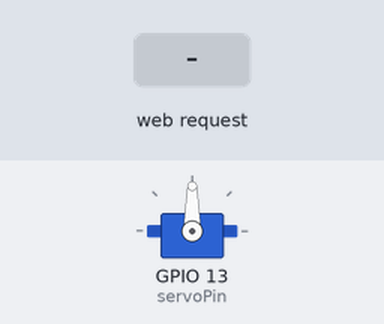
This sketch was run on a simulated ESP32. Shown: servo. Inputs (shaded band) come from the test bench. WiFi joins after 1.5 s; servers stay silent unless stated; what the sketch prints to the serial monitor is not drawn.

Above: at 2.7 s.
2.8 s: HTTP request GET /?value= received
At 3.2 s:
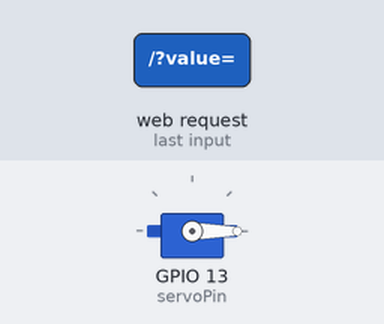
Timing chart, 0 to 5.8 s (numbered marks = the images above; inputs shaded):
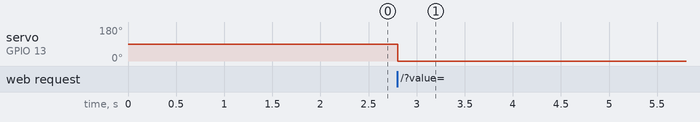

The sketch:

servo-controller.ino
```cpp
// From https://randomnerdtutorials.com/esp32-servo-motor-web-server-arduino-ide/

#include <WiFi.h>
#include <ESP32Servo.h>

Servo servo;

static const int servoPin = 13; // PWM pin

const char *SSID = "iPhoneDeYuji";
const char *PASSWORD = "startagaiN";

// Set the web server port number to 80
WiFiServer server(80);

// Variable to store the HTTP request
String requestHeader;

// Decode HTTP GET value
String valueString = String(5);
int pos1 = 0;
int pos2 = 0;

void setup()
{
    Serial.begin(115200);
    servo.attach(servoPin);

    // Connect to the WiFi network
    Serial.println(String("Connecting to ") + SSID);
    WiFi.begin(SSID, PASSWORD);
    while (WiFi.status() != WL_CONNECTED)
    {
        delay(500);
        Serial.print(".");
    }
    // Print local IP address and start the web server
    Serial.println("\nWiFi connected.");
    Serial.print("IP Address: ");
    Serial.println(WiFi.localIP());
    server.begin();
}

void loop()
{
    WiFiClient client = server.available(); // Listen for incoming clients

    if (client)
    {
        Serial.println("New Client.");
        String currentLine = "";
        while (client.connected())
        {
            if (client.available())
            {                           // If there is bytes to read from the client
                char c = client.read(); // read a byte
                requestHeader += c;
                if (c == '\n')
                {
                    if (currentLine.length() == 0)
                    {
                        client.println("HTTP/1.1 200 OK");
                        client.println("Content-type:text/html");
                        client.println("Connection: close");
                        client.println();

                        /// Display the HTML web page
                        client.println("<!DOCTYPE html><html>");
                        client.println("<head><meta name=\"viewport\" content=\"width=device-width, initial-scale=1\">");
                        client.println("<link rel=\"icon\" href=\"data:,\">");
                        // CSS to style the on/off buttons
                        // Feel free to change the background-color and font-size attributes to fit your preferences
                        client.println("<style>body { text-align: center; font-family: \"Trebuchet MS\", Arial; margin-left:auto; margin-right:auto;}");
                        client.println(".slider { width: 300px; }</style>");
                        client.println("<script src=\"https://ajax.googleapis.com/ajax/libs/jquery/3.3.1/jquery.min.js\"></script>");

                        // Web Page
                        client.println("</head><body><h1>ESP32 with Servo</h1>");
                        client.println("<p>Position: <span id=\"servoPos\"></span></p>");
                        client.println("<input type=\"range\" min=\"0\" max=\"180\" class=\"slider\" id=\"servoSlider\" onchange=\"servo(this.value)\" value=\"" + valueString + "\"/>");

                        client.println("<script>var slider = document.getElementById(\"servoSlider\");");
                        client.println("var servoP = document.getElementById(\"servoPos\"); servoP.innerHTML = slider.value;");
                        client.println("slider.oninput = function() { slider.value = this.value; servoP.innerHTML = this.value; }");
                        client.println("$.ajaxSetup({timeout:1000}); function servo(pos) { ");
                        client.println("$.get(\"/?value=\" + pos + \"&\"); {Connection: close};}</script>");

                        client.println("</body></html>");

                        if (requestHeader.indexOf("GET /?value=") >= 0)
                        {
                            pos1 = requestHeader.indexOf('=');
                            pos2 = requestHeader.indexOf('&');
                            valueString = requestHeader.substring(pos1 + 1, pos2);

                            // Rotate the servo
                            servo.write(valueString.toInt());
                            Serial.println(valueString);
                        }
                        client.println();
                        break;
                    }
                    else
                    { // When you get a newline, clear currentLine
                        currentLine = "";
                    }
                }
                else if (c != '\r')
                {
                    currentLine += c;
                }
            }
        }
        requestHeader = "";
        client.stop();
        Serial.println("Client disconnected.");
        Serial.println("");
    }
}
```

Measured:
- after the input at 2.8 s, servo on GPIO 13 (servoPin): 90° → 0° at once
